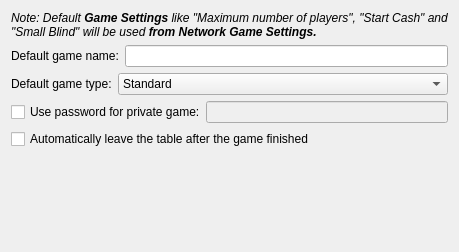
           <widget class="QWidget" name="tab_5">
            <attribute name="title">
             <string>Game</string>
            </attribute>
            <layout class="QGridLayout" name="gridLayout_5">
             <item row="0" column="0">
              <widget class="QLabel" name="label_43">
               <property name="text">
                <string>&lt;html&gt;&lt;head&gt;&lt;meta name=&quot;qrichtext&quot; content=&quot;1&quot; /&gt;&lt;style type=&quot;text/css&quot;&gt;
p, li { white-space: pre-wrap; }
&lt;/style&gt;&lt;/head&gt;&lt;body style=&quot;font-weight:400; font-style:normal;&quot;&gt;
&lt;p style=&quot; margin-top:0px; margin-bottom:0px; margin-left:0px; margin-right:0px; -qt-block-indent:0; text-indent:0px;&quot;&gt;&lt;span style=&quot; font-style:italic;&quot;&gt;Note: Default &lt;/span&gt;&lt;span style=&quot; font-weight:600; font-style:italic;&quot;&gt;Game Settings&lt;/span&gt;&lt;span style=&quot; font-style:italic;&quot;&gt; like &quot;Maximum number of players&quot;, &quot;Start Cash&quot; and &quot;Small Blind&quot; will be used &lt;/span&gt;&lt;span style=&quot; font-weight:600; font-style:italic;&quot;&gt;from Network Game Settings.&lt;/span&gt;&lt;/p&gt;&lt;/body&gt;&lt;/html&gt;</string>
               </property>
               <property name="wordWrap">
                <bool>true</bool>
               </property>
              </widget>
             </item>
             <item row="1" column="0">
              <layout class="QHBoxLayout" name="horizontalLayout_8">
               <item>
                <widget class="QLabel" name="label_23">
                 <property name="text">
                  <string>Default game name:</string>
                 </property>
                </widget>
               </item>
               <item>
                <widget class="QLineEdit" name="lineEdit_internetGameName"/>
               </item>
              </layout>
             </item>
             <item row="2" column="0">
              <layout class="QHBoxLayout" name="horizontalLayout_6">
               <item>
                <widget class="QLabel" name="label_17">
                 <property name="text">
                  <string>Default game type:</string>
                 </property>
                </widget>
               </item>
               <item>
                <widget class="QComboBox" name="comboBox_internetGameType">
                 <property name="sizePolicy">
                  <sizepolicy hsizetype="MinimumExpanding" vsizetype="Fixed">
                   <horstretch>0</horstretch>
                   <verstretch>0</verstretch>
                  </sizepolicy>
                 </property>
                 <item>
                  <property name="text">
                   <string>Standard</string>
                  </property>
                  <property name="icon">
                   <iconset resource="resources/pokerth.qrc">
                    <normaloff>:/gfx/player_play.png</normaloff>:/gfx/player_play.png</iconset>
                  </property>
                 </item>
                 <item>
                  <property name="text">
                   <string>Registered players only</string>
                  </property>
                  <property name="icon">
                   <iconset resource="resources/pokerth.qrc">
                    <normaloff>:/gfx/registered.png</normaloff>:/gfx/registered.png</iconset>
                  </property>
                 </item>
                 <item>
                  <property name="text">
                   <string>Invited players only</string>
                  </property>
                  <property name="icon">
                   <iconset resource="resources/pokerth.qrc">
                    <normaloff>:/gfx/list_add_user.png</normaloff>:/gfx/list_add_user.png</iconset>
                  </property>
                 </item>
                 <item>
                  <property name="text">
                   <string>Ranking game</string>
                  </property>
                  <property name="icon">
                   <iconset resource="resources/pokerth.qrc">
                    <normaloff>:/gfx/cup.png</normaloff>:/gfx/cup.png</iconset>
                  </property>
                 </item>
                </widget>
               </item>
              </layout>
             </item>
             <item row="3" column="0">
              <layout class="QHBoxLayout" name="horizontalLayout_2">
               <property name="spacing">
                <number>0</number>
               </property>
               <item>
                <widget class="QCheckBox" name="checkBox_UseInternetGamePassword">
                 <property name="text">
                  <string>Use password for private game:</string>
                 </property>
                 <property name="icon">
                  <iconset resource="resources/pokerth.qrc">
                   <normaloff>:/gfx/lock.png</normaloff>:/gfx/lock.png</iconset>
                 </property>
                </widget>
               </item>
               <item>
                <widget class="QLineEdit" name="lineEdit_InternetGamePassword">
                 <property name="enabled">
                  <bool>false</bool>
                 </property>
                 <property name="echoMode">
                  <enum>QLineEdit::Password</enum>
                 </property>
                </widget>
               </item>
              </layout>
             </item>
             <item row="6" column="0">
              <spacer name="spacer">
               <property name="orientation">
                <enum>Qt::Vertical</enum>
               </property>
               <property name="sizeHint" stdset="0">
                <size>
                 <width>437</width>
                 <height>72</height>
                </size>
               </property>
              </spacer>
             </item>
             <item row="4" column="0">
              <widget class="QCheckBox" name="checkBox_InetGame_AutoLeaveTheTableAfterGameFinished">
               <property name="text">
                <string>Automatically leave the table after the game finished</string>
               </property>
              </widget>
             </item>
             <item row="5" column="0">
              <spacer name="spacer_spectators">
               <property name="orientation">
                <enum>Qt::Vertical</enum>
               </property>
               <property name="sizeHint" stdset="0">
                <size>
                 <width>20</width>
                 <height>20</height>
                </size>
               </property>
              </spacer>
             </item>
            </layout>
           </widget>
